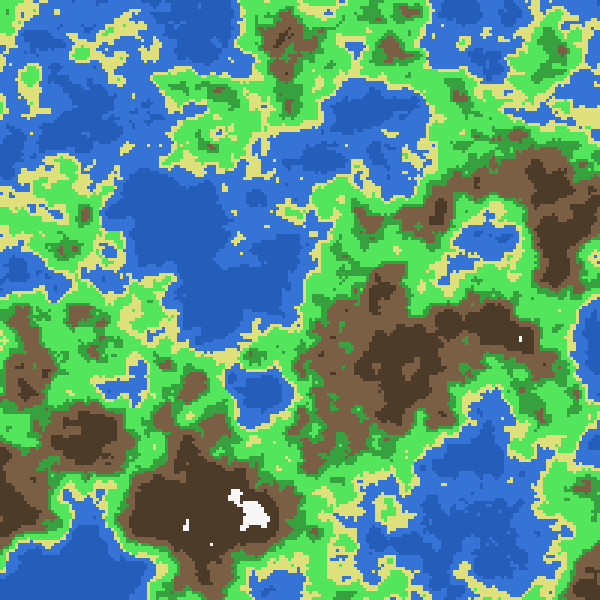
Frame 1 (no input)
Frame 60 (no input): identical to frame 1, image omitted
Frame 120 (the mouse pressed at the canvas centre since frame 60): identical to frame 1, image omitted

The p5.js sketch that drew this single still picture (run headless with seeded random() and noise() and a simulated clock; from frame 60 on, the mouse is pressed at the canvas centre):

// p5.js sketch
// ── sketch.js
let myNoise, domControl;
let camX = 0,
  camY = 0;

function setup() {
  createCanvas(600, 600);

  domControl = new DomControl();
  domControl.setUpdate(updateNoise);

  noSmooth();
  pixelDensity(1);

  updateNoise();
}

function mouseDragged() {
  if (mouseX >= 0 && mouseX <= width && mouseY >= 0 && mouseY <= height) {
    camX -= movedX / 100;
    camY -= movedY / 100;
    updateNoise();
  }
}

function updateNoise() {
  myNoise = new Noise(camX, camY, domControl.width(), domControl.height(), domControl.seed(), domControl.scale(), domControl.octaves(), domControl.persistance(), domControl.lacunarity());

  const noiseMap = myNoise.generate();

  if (domControl.colorCheckbox.checked()) {
    Noise.drawColored(noiseMap);
  } else {
    Noise.drawGrayscale(noiseMap);
  }

  domControl.json.html(JSON.stringify(myNoise, null, 4));
}

function draw() {

}
// ── DomControl.js
const defaultW = 200,
  defaultH = 200,
  defaultR = 45;
const defaultOct = 4,
  defaultPersistance = 0.5,
  defaultLac = 2.30;

class DomControl {
  constructor() {
    this.ui = createDiv();
    this.ui.position(width + 20, 0);
    this.colorCheckbox = createCheckbox("Colored", true);

    this.ui.child(this.colorCheckbox);
    this.ui.child(createP("Drag the screen to move around the noise"));

    this.seedSlider = this.addSlider("Seed", -10000, 10000, 0);
    this.wSlider = this.addSlider("Width", 1, width, defaultW);
    this.hSlider = this.addSlider("Height", 1, height, defaultH);
    this.rSlider = this.addSlider("Noise Scale", 5, 100, defaultR);
    this.octSlider = this.addSlider("Octaves", 1, 20, defaultOct);
    this.perSlider = this.addSlider("Persistance", 0.0, 1.0, defaultPersistance, 0.01);
    this.lacSlider = this.addSlider("Lacunarity", 1, 10, defaultLac, 0.01);

    this.json = createElement('pre', 'Loading...');
    this.ui.child(this.json);
  }

  addSlider(txt, min, max, def, inc = 1) {
    const sldr = createSlider(min, max, def, inc);
    this.labelWith(txt, sldr);
    return sldr;
  }

  labelWith(txt, sldr) {
    const temp_div = createDiv();
    const span = createSpan(" : " + txt);
    temp_div.child(sldr);
    temp_div.child(span);
    this.ui.child(temp_div);
  }

  setUpdate(cb) {
    this.seedSlider.input(cb);
    this.wSlider.input(cb);
    this.hSlider.input(cb);
    this.rSlider.input(cb);
    this.octSlider.input(cb);
    this.perSlider.input(cb);
    this.lacSlider.input(cb);
    this.colorCheckbox.changed(cb);
  }

  seed() {
    return this.seedSlider.value();
  }

  width() {
    return this.wSlider.value();
  }

  height() {
    return this.hSlider.value();
  }

  scale() {
    return this.rSlider.value();
  }

  octaves() {
    return this.octSlider.value();
  }

  persistance() {
    return this.perSlider.value();
  }

  lacunarity() {
    return this.lacSlider.value();
  }
}
// ── Noise.js
const regions = [{
    name: "Water Deep",
    height: 0.3,
    red: 37,
    green: 94,
    blue: 186
  },
  {
    name: "Water Shallow",
    height: 0.4,
    red: 54,
    green: 115,
    blue: 214
  },
  {
    name: "Sand",
    height: 0.45,
    red: 223,
    green: 224,
    blue: 123
  },
  {
    name: "Grass",
    height: 0.55,
    red: 83,
    green: 230,
    blue: 92
  },
  {
    name: "Grass 2",
    height: 0.6,
    red: 56,
    green: 161,
    blue: 63
  },
  {
    name: "Rock",
    height: 0.7,
    red: 122,
    green: 95,
    blue: 69
  },
  {
    name: "Rock 2",
    height: 0.9,
    red: 77,
    green: 59,
    blue: 41
  },
  {
    name: "Snow",
    height: 1.0,
    red: 247,
    green: 247,
    blue: 247
  }
];

class Noise {
  constructor(x, y, w, h, seed, noiseScale, octaves, persistance, lacunarity) {
    this.seed = seed;
    this.x = x;
    this.y = y;
    this.width = w;
    this.height = h;
    this.noiseScale = noiseScale;
    this.octaves = octaves;
    this.persistance = persistance;
    this.lacunarity = lacunarity;
  }

  generate() {
    let noiseMap = [];
    randomSeed(this.seed);
    noiseSeed(this.seed);
    let octaveOffsets = [];

    for (let k = 0; k < this.octaves; k++) {
      const oX = random(-100000, 100000) + this.x;
      const oY = random(-100000, 100000) + this.y;
      octaveOffsets.push({
        x: oX,
        y: oY
      });
    }

    if (this.noiseScale <= 0)
      this.noiseScale = 0.0001;

    let maxNoiseHeight = -Infinity;
    let minNoiseHeight = Infinity;

    let halfWidth = floor(this.width / 2);
    let halfHeight = floor(this.height / 2);

    for (let i = 0; i < this.width; i++) {
      noiseMap.push([]);
      for (let j = 0; j < this.height; j++) {

        let amplitude = 1;
        let frequency = 1;
        let noiseHeight = 0;

        for (let k = 0; k < this.octaves; k++) {
          let sampleX = (i - halfWidth) / this.noiseScale * frequency + octaveOffsets[k].x;
          let sampleY = (j - halfHeight) / this.noiseScale * frequency + octaveOffsets[k].y;

          let perlinValue = noise(sampleX, sampleY) * 2 - 1;
          noiseHeight += perlinValue * amplitude;

          amplitude *= this.persistance;
          frequency *= this.lacunarity;
        }
        if (noiseHeight > maxNoiseHeight)
          maxNoiseHeight = noiseHeight;
        else if (noiseHeight < minNoiseHeight) {
          minNoiseHeight = noiseHeight;
        }
        noiseMap[i].push(noiseHeight);

      }
    }

    for (let i = 0; i < this.width; i++) {
      for (let j = 0; j < this.height; j++) {
        const current = noiseMap[i][j];
        const normalized = map(current, minNoiseHeight, maxNoiseHeight, 0, 1);
        noiseMap[i][j] = normalized;
      }
    }
    return noiseMap;
  }

  ///////////////////////////////////////////////////////
  static drawColored(noiseMap) {
    const w = noiseMap.length;
    const h = noiseMap[0].length;

    let tex = createGraphics(w, h);

    tex.loadPixels();
    for (let i = 0; i < w; i++) {
      for (let j = 0; j < h; j++) {

        let index = (i + j * w) * 4;
        const currentHeight = noiseMap[i][j];
        for (let region of regions) {
          if (currentHeight <= region.height) {
            tex.pixels[index++] = region.red;
            tex.pixels[index++] = region.green;
            tex.pixels[index++] = region.blue;
            break;
          }
        }

        tex.pixels[index] = 255;
      }
    }
    tex.updatePixels();
    scale(width / w, height / h);
    image(tex, 0, 0);
  }

  ///////////////////////////////////////////////////////
  static drawGrayscale(noiseMap) {
    const w = noiseMap.length;
    const h = noiseMap[0].length;

    let tex = createGraphics(w, h);

    tex.loadPixels();
    for (let i = 0; i < w; i++) {
      for (let j = 0; j < h; j++) {
        let index = (i + j * w) * 4;
        let c = 255 * noiseMap[i][j];
        tex.pixels[index++] = c;
        tex.pixels[index++] = c;
        tex.pixels[index++] = c;
        tex.pixels[index] = 255;
      }
    }
    tex.updatePixels();
    scale(width / w, height / h);
    image(tex, 0, 0);
  }
}
